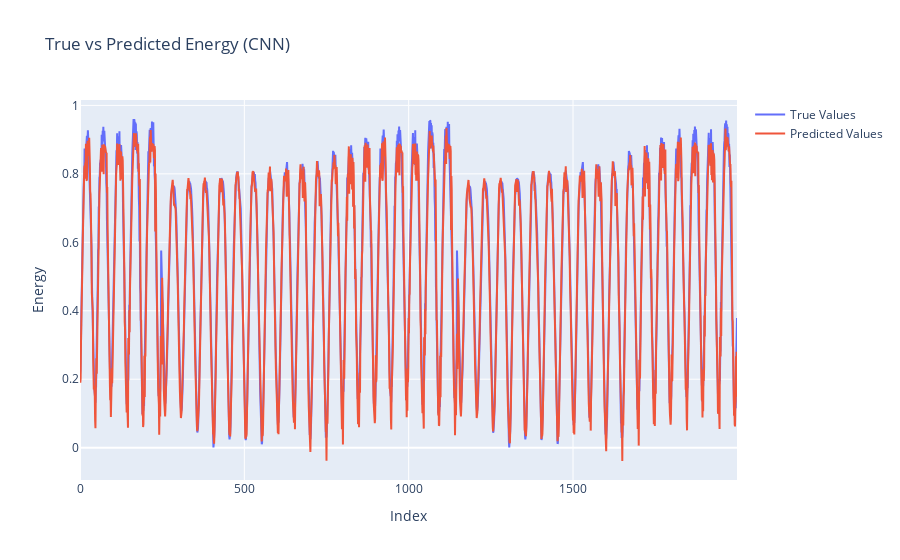

Notebook code cell kept with this figure:
### Code cell
predictions = multi_conv_model.predict(X_test)
print(predictions.shape,X_test.shape,y_test.shape)
# Invert scaling for predictions and actual values
y_test_inverted = scaler.inverse_transform(y_test.reshape(-1, 1))
predictions_inverted = scaler.inverse_transform(predictions.reshape(-1, 1))
print(predictions_inverted.shape,y_test_inverted.shape)

fig1 = go.Figure()
fig1.add_trace(go.Scatter(y=y_test[0:,3], mode='lines', name='True Values'))
fig1.add_trace(go.Scatter(y=predictions[0:,3,0], mode='lines', name='Predicted Values'))
fig1.update_layout(title='True vs Predicted Energy (CNN)', xaxis_title='Index', yaxis_title='Energy')
fig1.write_html(file="test_cnn.html", auto_open=False)
fig1.show()

### Figure 1 — Plotly figure (JSON) as saved in the notebook; plotly's stock layout.template omitted (floating-point values rounded to 4 significant figures; data arrays with more than 128 entries replaced by an {"elided": "..."} marker saying what was removed)
{"data": [{"mode": "lines", "name": "True Values", "type": "scatter", "y": {"elided": "2000 float values"}}, {"mode": "lines", "name": "Predicted Values", "type": "scatter", "y": {"elided": "2000 float values"}}], "layout": {"title": {"text": "True vs Predicted Energy (CNN)"}, "xaxis": {"title": {"text": "Index"}}, "yaxis": {"title": {"text": "Energy"}}}}
